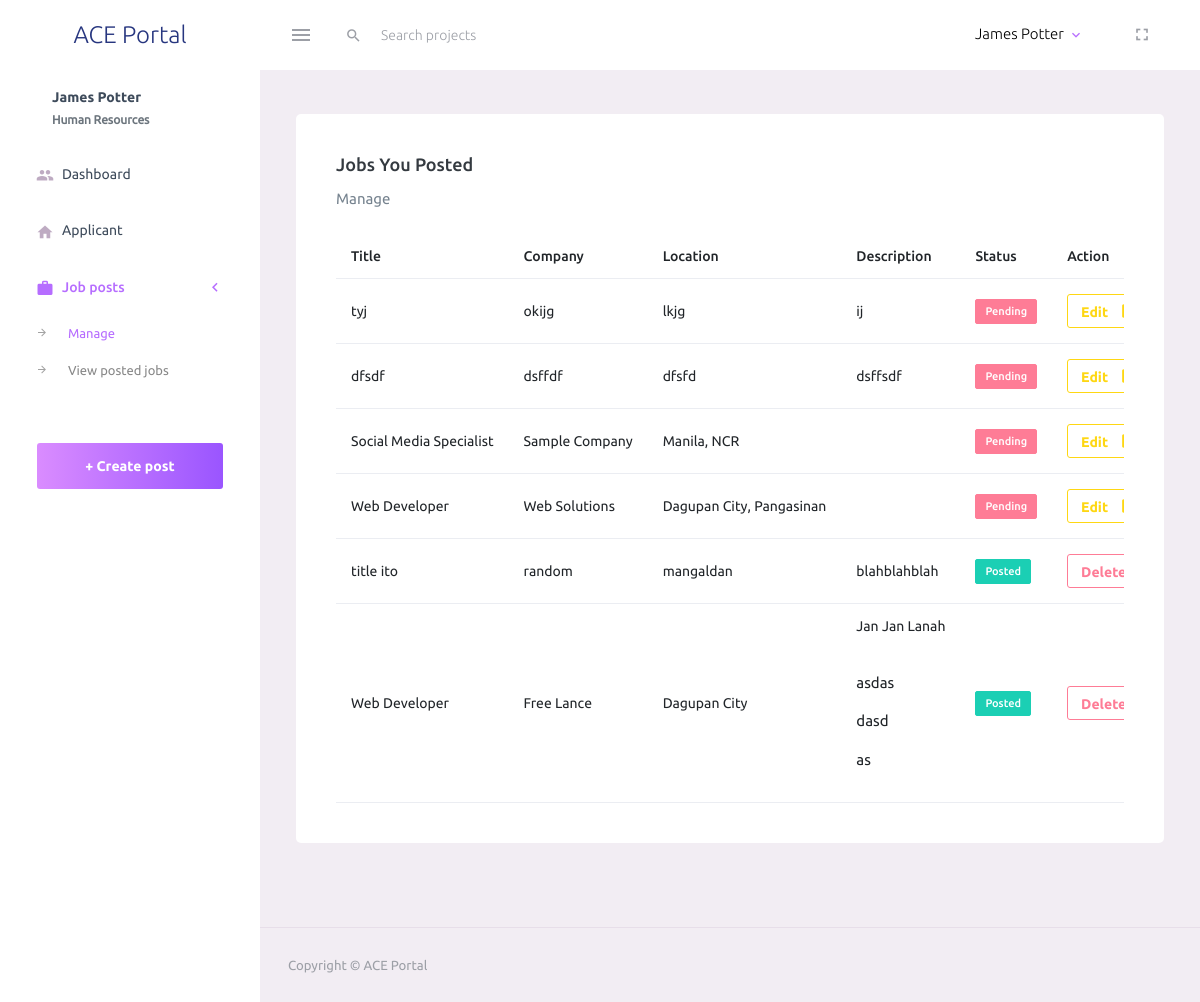
The page /hr/manage.php (signed in) on the database its author committed.
### tables this page shows
CREATE TABLE `careers` (
  `id` int(30) NOT NULL,
  `company` varchar(250) NOT NULL,
  `location` text NOT NULL,
  `job_title` text NOT NULL,
  `description` text NOT NULL,
  `user_id` int(30) NOT NULL,
  `date_created` datetime NOT NULL DEFAULT current_timestamp(),
  `confirmed_at` datetime DEFAULT NULL
);

### hr/manage.php (the view, shortened to what this page needs)
<?php
if (isset($_SESSION['email']) && isset($_SESSION['id']) && isset($_SESSION['name'])) {
?>
    <?php include('layout/header.php'); ?>
    <?php include_once('../admin/db_connect.php'); ?>
    <body>
        <div class="container-scroller">
            <?php include('layout/navbar.php'); ?>
            <div class="container-fluid page-body-wrapper">
                <?php include('layout/sidebar.php'); ?>
                <div class="main-panel">
                    <div class="content-wrapper">
                        <div class="row">
                            <div class="col-lg-12 grid-margin stretch-card">
                                <div class="card">
                                    <div class="card-body">
                                        <h4 class="card-title">Jobs you posted</h4>
                                        <p class="card-description">Manage
                                        </p>
                                        <div class=" table-responsive">
                                            <table class="table table-hover">
                                                <thead>
                                                    <tr>
                                                        <th>Title</th>
                                                        <th>Company</th>
                                                        <th>Location</th>
                                                        <th>Description</th>
                                                        <th>Status</th>
                                                        <th>Action</th>
                                                    </tr>
                                                </thead>
                                                <tbody>
                                                    <?php
                                                    $uid = $_SESSION['id'];
                                                    $sql = $conn->query("SELECT * FROM careers WHERE user_id = '$uid' ORDER BY date_created DESC");
                                                    $row = $sql->fetch_all(MYSQLI_ASSOC);
                                                    foreach ($row as $key) {
                                                    ?>
                                                        <tr>
                                                            <td><?= $key['job_title']; ?></td>
                                                            <td><?= $key['company']; ?></td>
                                                            <td><?= $key['location']; ?></td>
                                                            <td><?= $key['description']; ?></td>
                                                            <td><?php
                                                                if ($key['confirmed_at'] == NULL) {
                                                                    echo '<label class="badge badge-danger">Pending</label>';
                                                                } else {
                                                                    echo '<label class="badge badge-success">Posted</label>';
                                                                }
                                                                ?></td>
                                                            <td>
                                                                <?php
                                                                if ($key['confirmed_at'] == NULL) {
                                                                ?>
                                                                    <button type="button" class="btn btn-outline-warning edit btn-sm btn-icon-text" data-id="<?= $key['id']; ?>"> Edit <i class="mdi mdi-file-check btn-icon-append"></i>
                                                                    </button>
                                                                <?php
                                                                } else {
                                                                ?>
                                                                    <button type="button" class="btn btn-outline-danger delete btn-sm btn-icon-text" data-id="<?= $key['id']; ?>"> Delete <i class="mdi mdi-alert btn-icon-append"></i>
                                                                    </button>
                                                                <?php
                                                                }
                                                                ?>
                                                            </td>
                                                        </tr>
                                                    <?php
                                                    }
                                                    ?>
                                                </tbody>
                                            </table>
                                        </div>
                                    </div>
                                </div>
                            </div>
                        </div>
                    </div>
                    <?php include('layout/footer.php'); ?>
                </div>
            </div>
        </div>
    </body>
    </html>
<?php
} else {
    header('location: index.php');
}
?>

### rows shown on the page
careers: job_title "tyj", company "okijg", location "lkjg", description "ij", shows "Pending"
careers: job_title "dfsdf", company "dsffdf", location "dfsfd", description "dsffsdf", shows "Pending"
careers: job_title "Social Media Specialist", company "Sample Company", location "Manila, NCR", shows "Pending"
careers: job_title "Web Developer", company "Web Solutions", location "Dagupan City, Pangasinan", shows "Pending"
careers: job_title "title ito", company "random", location "mangaldan", description "blahblahblah", shows "Posted"
careers: job_title "Web Developer", company "Free Lance", location "Dagupan City", description "Jan Jan Lanah asdas dasd as", shows "Posted"

### other values the page prints
$_SESSION['name'] "James Potter"
